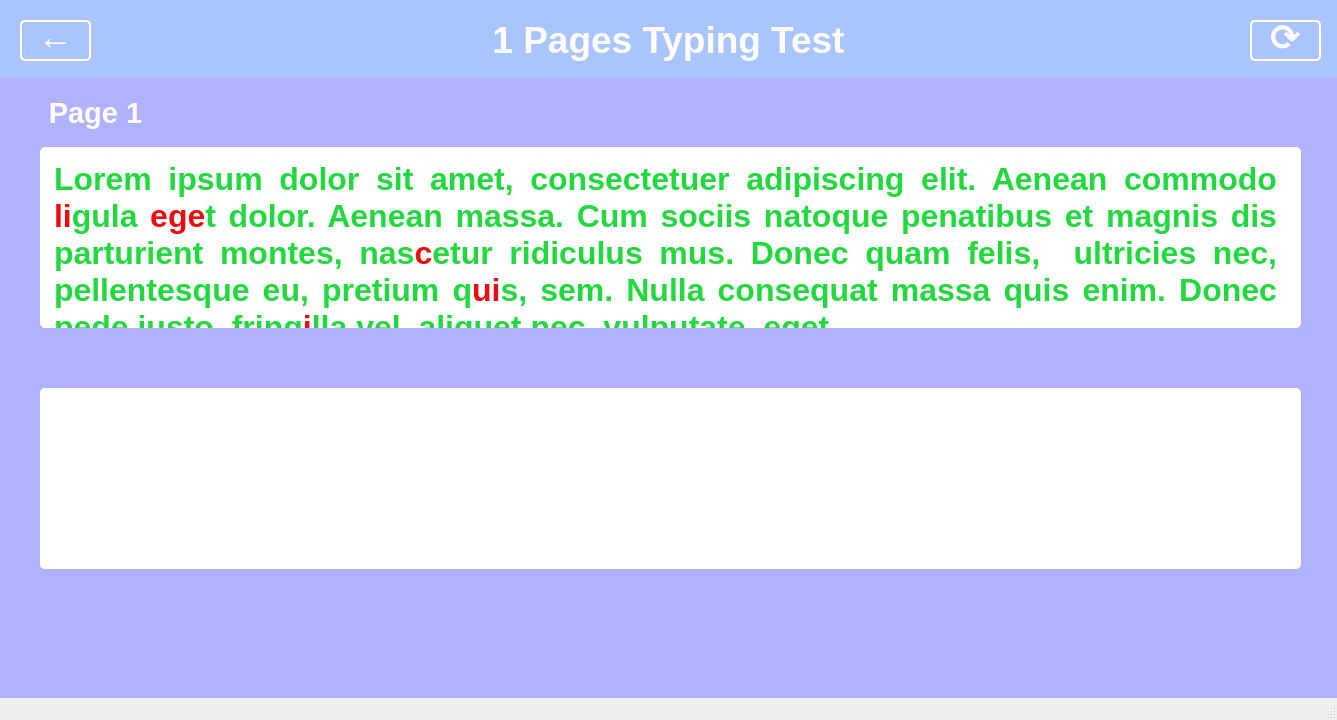
<?xml version="1.0" encoding="UTF-8"?>
<ui version="4.0">
 <class>MainWindow</class>
 <widget class="QMainWindow" name="MainWindow">
  <property name="geometry">
   <rect>
    <x>0</x>
    <y>0</y>
    <width>1337</width>
    <height>720</height>
   </rect>
  </property>
  <property name="maximumSize">
   <size>
    <width>1337</width>
    <height>720</height>
   </size>
  </property>
  <property name="windowTitle">
   <string>MainWindow</string>
  </property>
  <widget class="QWidget" name="centralwidget">
   <widget class="QWidget" name="heading_background" native="true">
    <property name="geometry">
     <rect>
      <x>0</x>
      <y>0</y>
      <width>1337</width>
      <height>78</height>
     </rect>
    </property>
    <property name="styleSheet">
     <string notr="true">background-color: #AAC4FF
</string>
    </property>
    <widget class="QPushButton" name="return_btn">
     <property name="geometry">
      <rect>
       <x>20</x>
       <y>20</y>
       <width>71</width>
       <height>41</height>
      </rect>
     </property>
     <property name="styleSheet">
      <string notr="true">border: 2px solid white;
border-radius: 5px;
color: white;
font-size: 36px;
padding-bottom: 9px; 
font-weight: bold;
text-align: center;</string>
     </property>
     <property name="text">
      <string>←</string>
     </property>
    </widget>
    <widget class="QPushButton" name="restart_btn">
     <property name="geometry">
      <rect>
       <x>1250</x>
       <y>20</y>
       <width>71</width>
       <height>41</height>
      </rect>
     </property>
     <property name="styleSheet">
      <string notr="true">border: 2px solid white;
border-radius: 5px;
color: white;
font-size: 36px;
padding-bottom: 7px; 
font-weight: bold;
text-align: center;</string>
     </property>
     <property name="text">
      <string>⟳</string>
     </property>
    </widget>
    <widget class="QLabel" name="heading_label">
     <property name="geometry">
      <rect>
       <x>483</x>
       <y>0</y>
       <width>371</width>
       <height>81</height>
      </rect>
     </property>
     <property name="text">
      <string>&lt;html&gt;&lt;head/&gt;&lt;body&gt;&lt;p align=&quot;center&quot;&gt;&lt;span style=&quot; font-family:'Bahnschrift'; font-size:28pt; font-weight:600; color:#ffffff;&quot;&gt;1 Pages Typing Test&lt;/span&gt;&lt;/p&gt;&lt;/body&gt;&lt;/html&gt;</string>
     </property>
    </widget>
   </widget>
   <widget class="QWidget" name="background" native="true">
    <property name="geometry">
     <rect>
      <x>0</x>
      <y>78</y>
      <width>1337</width>
      <height>642</height>
     </rect>
    </property>
    <property name="styleSheet">
     <string notr="true">background-color: #B1B2FF;
</string>
    </property>
    <widget class="QLabel" name="current_page_label">
     <property name="geometry">
      <rect>
       <x>40</x>
       <y>0</y>
       <width>111</width>
       <height>71</height>
      </rect>
     </property>
     <property name="styleSheet">
      <string notr="true">font: 36pt &quot;OCR A Extended&quot;;
color: white;</string>
     </property>
     <property name="text">
      <string>&lt;html&gt;&lt;head/&gt;&lt;body&gt;&lt;p align=&quot;center&quot;&gt;&lt;span style=&quot; font-family:'Bahnschrift'; font-size:22pt; font-weight:600; color:#ffffff;&quot;&gt;Page 1&lt;/span&gt;&lt;/p&gt;&lt;/body&gt;&lt;/html&gt;</string>
     </property>
    </widget>
    <widget class="QWidget" name="text_area_background" native="true">
     <property name="geometry">
      <rect>
       <x>40</x>
       <y>69</y>
       <width>1261</width>
       <height>181</height>
      </rect>
     </property>
     <property name="styleSheet">
      <string notr="true">font-size: 48pt;
background-color: #fff;
border-radius: 5px;
</string>
     </property>
     <widget class="QTextEdit" name="text_area">
      <property name="geometry">
       <rect>
        <x>10</x>
        <y>10</y>
        <width>1231</width>
        <height>461</height>
       </rect>
      </property>
      <property name="html">
       <string>&lt;!DOCTYPE HTML PUBLIC &quot;-//W3C//DTD HTML 4.0//EN&quot; &quot;http://www.w3.org/TR/REC-html40/strict.dtd&quot;&gt;
&lt;html&gt;&lt;head&gt;&lt;meta name=&quot;qrichtext&quot; content=&quot;1&quot; /&gt;&lt;style type=&quot;text/css&quot;&gt;
p, li { white-space: pre-wrap; }
&lt;/style&gt;&lt;/head&gt;&lt;body style=&quot; font-family:'MS Shell Dlg 2'; font-size:48pt; font-weight:400; font-style:normal;&quot;&gt;
&lt;p align=&quot;justify&quot; style=&quot; margin-top:0px; margin-bottom:0px; margin-left:0px; margin-right:0px; -qt-block-indent:0; text-indent:0px;&quot;&gt;&lt;span style=&quot; font-family:'Bahnschrift'; font-size:24pt; font-weight:600; color:#23d83e;&quot;&gt;Lorem ipsum dolor sit amet, consectetuer adipiscing elit. Aenean commodo &lt;/span&gt;&lt;span style=&quot; font-family:'Bahnschrift'; font-size:24pt; font-weight:600; color:#ea0c0f;&quot;&gt;li&lt;/span&gt;&lt;span style=&quot; font-family:'Bahnschrift'; font-size:24pt; font-weight:600; color:#23d83e;&quot;&gt;gula &lt;/span&gt;&lt;span style=&quot; font-family:'Bahnschrift'; font-size:24pt; font-weight:600; color:#ea0c0f;&quot;&gt;ege&lt;/span&gt;&lt;span style=&quot; font-family:'Bahnschrift'; font-size:24pt; font-weight:600; color:#23d83e;&quot;&gt;t dolor. Aenean massa. Cum sociis natoque penatibus et magnis dis parturient montes, nas&lt;/span&gt;&lt;span style=&quot; font-family:'Bahnschrift'; font-size:24pt; font-weight:600; color:#ea0c0f;&quot;&gt;c&lt;/span&gt;&lt;span style=&quot; font-family:'Bahnschrift'; font-size:24pt; font-weight:600; color:#23d83e;&quot;&gt;etur ridiculus mus. Donec quam felis,  ultricies nec, pellentesque eu, pretium q&lt;/span&gt;&lt;span style=&quot; font-family:'Bahnschrift'; font-size:24pt; font-weight:600; color:#ea0c0f;&quot;&gt;ui&lt;/span&gt;&lt;span style=&quot; font-family:'Bahnschrift'; font-size:24pt; font-weight:600; color:#23d83e;&quot;&gt;s, sem. Nulla consequat massa quis enim. Donec pede justo, fring&lt;/span&gt;&lt;span style=&quot; font-family:'Bahnschrift'; font-size:24pt; font-weight:600; color:#ea0c0f;&quot;&gt;i&lt;/span&gt;&lt;span style=&quot; font-family:'Bahnschrift'; font-size:24pt; font-weight:600; color:#23d83e;&quot;&gt;lla vel, aliquet nec, vulputate  eget,&lt;/span&gt;&lt;span style=&quot; font-family:'Bahnschrift'; font-size:24pt; font-weight:600;&quot;&gt; &lt;/span&gt;&lt;/p&gt;&lt;/body&gt;&lt;/html&gt;</string>
      </property>
     </widget>
    </widget>
    <widget class="QWidget" name="typing_area_background_3" native="true">
     <property name="geometry">
      <rect>
       <x>40</x>
       <y>310</y>
       <width>1261</width>
       <height>181</height>
      </rect>
     </property>
     <property name="styleSheet">
      <string notr="true">font-size: 48pt;
background-color: #fff;
border-radius: 5px;
</string>
     </property>
     <widget class="QTextEdit" name="typing_area">
      <property name="geometry">
       <rect>
        <x>0</x>
        <y>0</y>
        <width>1231</width>
        <height>181</height>
       </rect>
      </property>
      <property name="html">
       <string>&lt;!DOCTYPE HTML PUBLIC &quot;-//W3C//DTD HTML 4.0//EN&quot; &quot;http://www.w3.org/TR/REC-html40/strict.dtd&quot;&gt;
&lt;html&gt;&lt;head&gt;&lt;meta name=&quot;qrichtext&quot; content=&quot;1&quot; /&gt;&lt;style type=&quot;text/css&quot;&gt;
p, li { white-space: pre-wrap; }
&lt;/style&gt;&lt;/head&gt;&lt;body style=&quot; font-family:'MS Shell Dlg 2'; font-size:48pt; font-weight:400; font-style:normal;&quot;&gt;
&lt;p align=&quot;justify&quot; style=&quot;-qt-paragraph-type:empty; margin-top:0px; margin-bottom:0px; margin-left:0px; margin-right:0px; -qt-block-indent:0; text-indent:0px;&quot;&gt;&lt;br /&gt;&lt;/p&gt;&lt;/body&gt;&lt;/html&gt;</string>
      </property>
     </widget>
    </widget>
   </widget>
  </widget>
  <widget class="QMenuBar" name="menubar">
   <property name="geometry">
    <rect>
     <x>0</x>
     <y>0</y>
     <width>1337</width>
     <height>22</height>
    </rect>
   </property>
  </widget>
  <widget class="QStatusBar" name="statusbar"/>
 </widget>
 <resources/>
 <connections/>
</ui>
